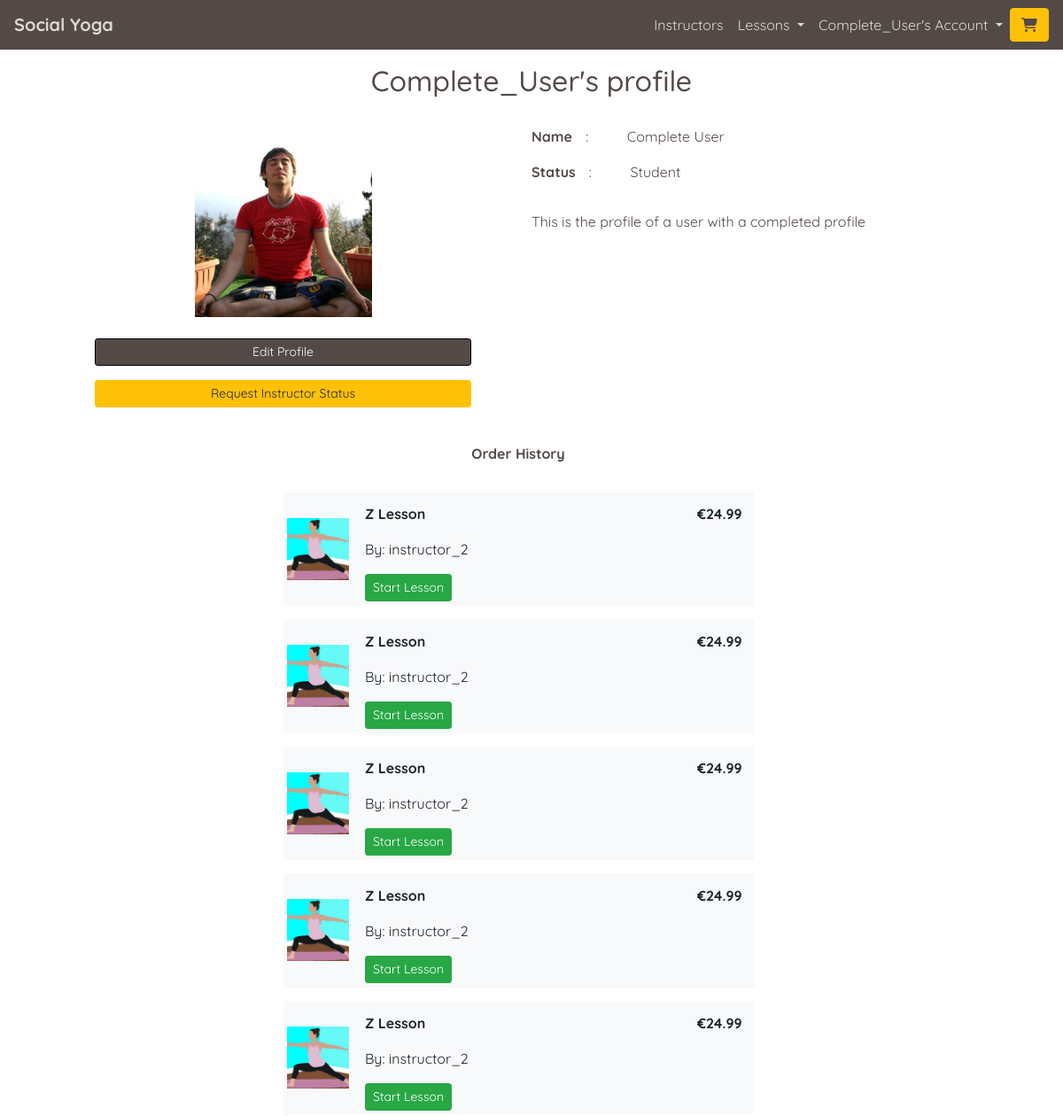
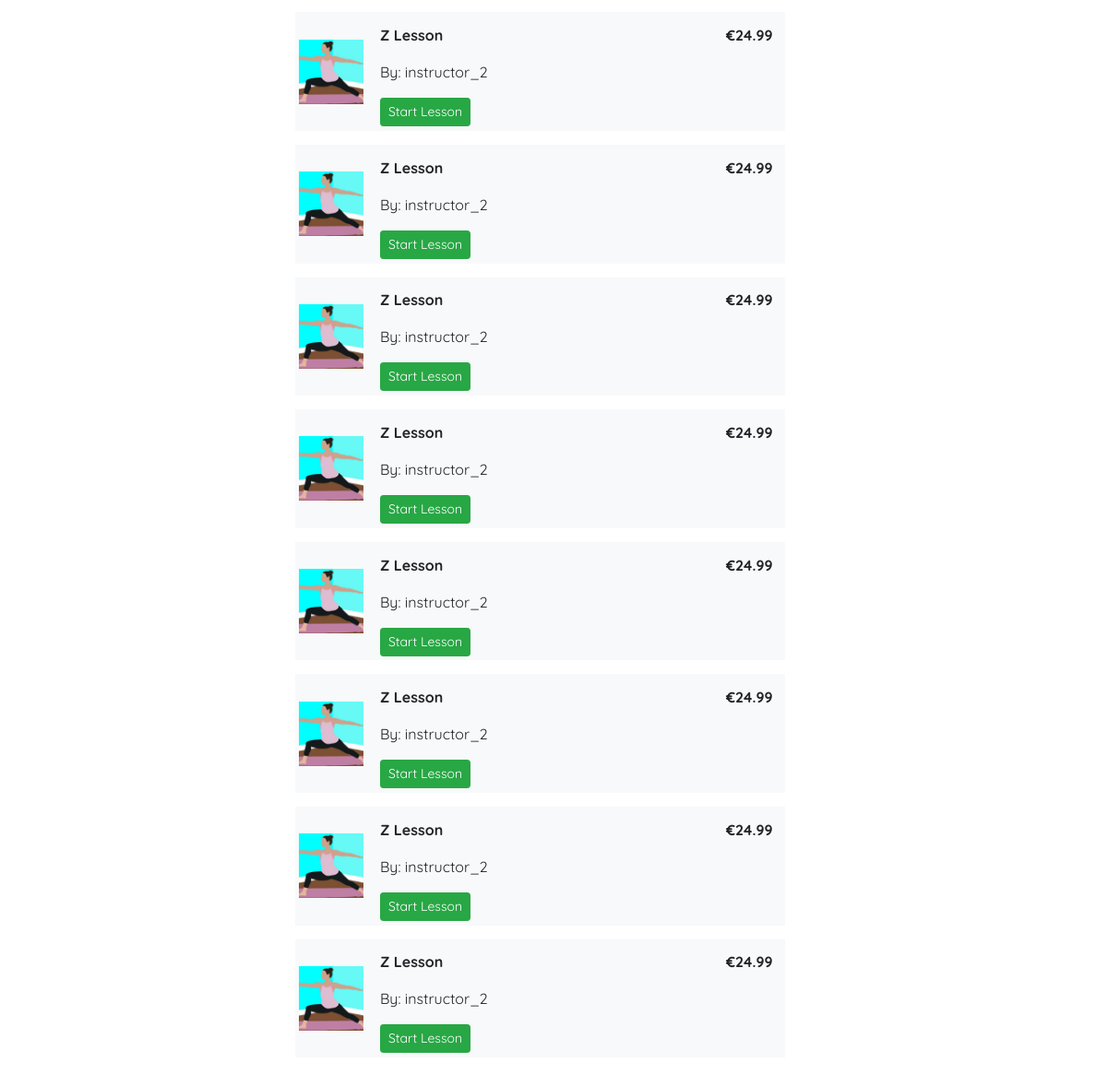
The app's page /profiles/ (signed in) with its own data (2 pictures, top to bottom).
### profiles/models.py (models this page shows, shortened)
class UserProfile(models.Model):
    user = models.OneToOneField(User, on_delete=models.CASCADE)
    first_name = models.CharField(max_length=50, null=False, blank=False)
    last_name = models.CharField(max_length=50, null=False, blank=False)
    is_instructor = models.BooleanField(default=False)
    requested_instructor_status = models.BooleanField(default=False)
    card_description = models.TextField(max_length=256, blank=True, default='')
    profile_description = models.TextField(max_length=650,
                                           blank=True,
                                           default='')
    image = ResizedImageField(size=[600, 600],
                              quality=75,
                              crop=['middle', 'center'],
                              force_format='JPEG',
                              null=True,
                              blank=True,
                              upload_to='profile_images/')
    rating = models.DecimalField(max_digits=5,
                                 decimal_places=0,
                                 null=True,
                                 blank=True)
    lesson_count = models.IntegerField(default=0, editable=False)
    def __str__(self):
        return self.user.username
    def test_profile_is_complete(self):
        if (self.first_name and self.last_name and self.image):
            return True
        else:
            return False

### checkout/models.py (models this page shows, shortened)
class OrderLineItem(models.Model):
    order = models.ForeignKey(Order,
                              null=False,
                              blank=False,
                              on_delete=models.CASCADE,
                              related_name='lineitems')
    lesson = models.ForeignKey(Lesson,
                               null=False,
                               blank=False,
                               on_delete=models.CASCADE)
    profile = models.ForeignKey(UserProfile,
                                null=False,
                                blank=False,
                                on_delete=models.CASCADE)
    sales_percentage = models.PositiveSmallIntegerField(
        default=settings.SITE_SALES_PERCENTAGE,
        editable=False, blank=False)
    lineitem_total = models.DecimalField(max_digits=6,
                                         decimal_places=2,
                                         null=False,
                                         blank=False,
                                         editable=False)

### lessons/models.py (models this page shows, shortened)
class Lesson(models.Model):
    lesson_id = models.CharField(max_length=32,
                                 null=False,
                                 editable=False)
    instructor_profile = models.ForeignKey(UserProfile,
                                           on_delete=models.SET_NULL,
                                           null=True,
                                           blank=True,
                                           related_name='lessons')
    lesson_name = models.CharField(max_length=32,
                                   null=False,
                                   editable=True)
    card_description = models.TextField(max_length=254)
    description = models.TextField(max_length=2048)
    image = ResizedImageField(size=[600, 600],
                              quality=75,
                              crop=['middle', 'center'],
                              force_format='JPEG',
                              upload_to='lesson_images/')
    rating = models.DecimalField(max_digits=5,
                                 decimal_places=0,
                                 null=True, blank=True)
    video_url = models.URLField(max_length=1024,
                                blank=False,
                                null=False)
    time = models.IntegerField(blank=False, null=False)
    is_free = models.BooleanField(default=True)
    price = models.DecimalField(max_digits=6,
                                decimal_places=2,
                                blank=False,
                                null=False,
                                default=0.00)

### profiles/views.py (the view)
# urls.py: path('', views.profile, name='profile'),
@login_required
def profile(request):
    profile = get_object_or_404(UserProfile, user=request.user)
    profile_complete = profile.test_profile_is_complete()
    Users_OrderdLineItems = OrderLineItem.objects.filter(profile=profile)
    template = 'profiles/profile.html'
    context = {
        'profile': profile,
        'profile_complete': profile_complete,
        'Users_OrderdLineItems': Users_OrderdLineItems,
    }
    return render(request, template, context)

### home/contexts.py (called while the page is built)
def purchased_lessons(request):
    profile = get_profile_or_none(request)
    purchased = None
    purchased_lesson_ids = []
    if profile:
        purchased = OrderLineItem.objects.filter(profile=profile)
        if purchased:
            for item in purchased:
                purchased_lesson_ids.append(item.lesson.lesson_id)
    context = {
        'purchased_lessons': purchased,
        'purchased_lesson_ids': purchased_lesson_ids,
    }
    return context

### yoga/utils.py (called while the page is built)
def get_profile_or_none(request):
    try:
        return UserProfile.objects.get(user=request.user)
    except Exception:
        return None

### profiles/templates/profiles/profile.html (shortened to what this page needs)
{% extends "base.html" %}
{% load static %}
{% block page_header %}
    <div class="container header-container">
        <div class="row">
            <div class="col">
               <h1 class="text-center title-text my-3">{{ profile|title }}'s profile</h1>
            </div>
        </div>
    </div>
{% endblock %}
{% block content %}
    <div class="overlay"></div>
    <div class="container-fluid page-contents">
        <div class="row mx-1 mx-lg-4 mt-1 mt-lg-3">
            <div class="col-12 col-md-6">
                <div class="container-fluid p-0 p-md-3">
                    <div class="d-flex justify-content-center">
                        {% if profile.image %}
                            <img src="{{ profile.image.url }}" class="img-fluid profile-image" alt="{{ profile }}'s profile image'">
                        {% else %}
                            <img src="{{ MEDIA_URL }}profile_images/no_profile_image.jpg" class="img-fluid profile-image" alt="{{ profile }}'s profile image'">
                        {% endif %}
                    </div>
                    <div class="profile-buttons mt-4">
                        <p class="text-center">
                            <a href="{% url 'edit_profile' %}" class="index-main-button btn btn-sm btn-md-lg btn-custom-darken rounded-20">
                                Edit Profile
                            </a>
                        </p>
                        {% if profile.is_instructor == False and profile.requested_instructor_status == False %}
                        <p class="text-center">
                            <a href="{% url 'request_instructor_status' 'request'%}" class="index-main-button btn btn-sm btn-md-lg btn-warning rounded-20">
                                Request Instructor Status
                            </a>
                        </p>
                        {% endif %}
                    </div>
                </div>
            </div>
            <div class="col-12 col-md-6">
                <div class="row">
                    <div class="col-12">
                        <div class="row">
                            <div class="col-auto px-0">
                                <p><strong>Name </strong></p>
                            </div>
                            <div class="col col-1">
                                <p>:</p>
                            </div>
                            <div class="col">
                                <p>{{ profile.first_name }} {{ profile.last_name}}</p>
                            </div>
                        </div>
                        <div class="row">
                            <div class="col-auto px-0">
                                <p><strong>Status</strong></p>
                            </div>
                            <div class="col-1 ">
                                <p>:</p>
                            </div>
                            <div class="col">
                                    {% if profile.is_instructor == False and profile.requested_instructor_status == False %}
                                        <p>Student</p>
                                {% endif %}
                            </div>
                        </div>
                    </div>
                    <div class="row">
                        <div class="col">
                            <p class="text-left alt-font">{{ profile.profile_description|linebreaks }}</p>
                        </div>
                    </div>
                </div>
            </div>
            <div class="row w-100">
                <div class="col-12 col-lg-6 mt-2 mx-auto">
                    <p class="text-center"><strong>Order History</strong></p>
                    {% if Users_OrderdLineItems %}
                    <div class="table-responsive">
                        <table class="table table-sm table-borderless basket-item-table">
                            {% for item in Users_OrderdLineItems %}
                                <tr class="bg-light my-5" id="row_for_{{ item.lesson.lesson_id }}">
                                    <td class="w-image align-middle">
                                        <img src="{{ item.lesson.image.url }}" class="img-fluid" alt="{{ item.lesson.lesson_name }}'s image'">
                                    </td>
                                    <td class="w-name">
                                        <div class="mx-2 mt-2">
                                            <p><strong>{{ item.lesson.lesson_name }}</strong></p>
                                            <p>By: {{item.lesson.instructor_profile }}</p>
                                            <a class="btn btn-sm btn-success" href="{% url 'studio' item.lesson.lesson_id %}" id="start_lesson_button_id_{{ lesson.lesson_id }}" role="button">Start Lesson</a>
                                        </div>
                                    </td>
                                    <td class="w-price">
                                        <p class="text-right mx-2 mt-2"><strong>€{{ item.lineitem_total }}</strong></p>
                                    </td>
                                </tr>
                        {% endfor %}
                        </table>
                    </div>
                    {% else %}
                        <p class="text-center" >You have no purchased lessons yet.</p>
                    {% endif %}
                </div>
            </div>
        </div>
    </div>
{% endblock %}

### templates/base.html (shortened to what this page needs)
{% load static %}
<!doctype html>
<html lang="en">
  <head>
    {% block corecss %}
      <link rel="stylesheet" href="https://cdn.jsdelivr.net/npm/bootstrap@4.5.3/dist/css/bootstrap.min.css">
      <link rel="stylesheet" href="{% static 'css/base.css' %}" >
    {% endblock %}
</head>
<body>
    <header class="container-fluid fixed-top-desktop-only p-0">
        <nav class="navbar navbar-expand-lg navbar-custom">
            <a class="navbar-brand" href="{% url 'home' %}"><strong>Social Yoga</strong></a>
            {% if user.is_authenticated %}
            <div class="order-0 order-lg-1 ml-auto">
                <a class="btn btn-warning" href="{% url 'view_basket' %}" id="navbar-basket" role="button">
                    <span class="icon">
                        <i class="fas {% if product_count > 0 %}fa-cart-plus{% else %}fa-shopping-cart{% endif %} colour-primary" id="nav-cart-icon"></i>
                    </span>
                </a>
            </div>
            {% endif %}
            <div class="collapse navbar-collapse" id="navbarNav">
                <ul class="navbar-nav ml-auto mb-2 mb-lg-0">
                    <li class="nav-item">
                        <a class="nav-link active" aria-current="page" href="{% url 'instructors' %}">Instructors</a>
                    </li>
                    {% if user.is_authenticated %}
                    <li class="nav-item">
                        <div class="nav-link dropdown">
                            <a class="dropdown-toggle nav-link-format" href="#" role="button" id="lessonsDropdownMenuLink" data-toggle="dropdown" aria-haspopup="true" aria-expanded="false">
                                Lessons
                            </a>
                        </div>
                    </li>
                    {% endif %}
                    <li class="nav-item">
                        <div class="nav-link dropdown">
                            <a class="dropdown-toggle nav-link-format" href="#" role="button" id="accountDropdownMenuLink" data-toggle="dropdown" aria-haspopup="true" aria-expanded="false">
                                {% if user.is_authenticated %}{{ user|title }}'s{% else %}My{% endif %} Account
                            </a>
                        </div>
                    </li>
                </ul>
            </div>
        </nav>
    </header>
        {% block page_header %}
        {% endblock %}
        {% block content %}
        {% endblock %}
</body>
</html>

### static/css/base.css (style rules this page uses)
html { height: 100%; }
body { background: url('/static/images/backgrounds/background-image.jpg') no-repeat center center fixed; background-size: cover; background-position: 75% 40px; height: calc(100vh - 63px); color: #534a47; font-family: 'Quicksand'; font-size: 16px; }
.title-text { font-size: 1.5rem; }
.overlay { height: 100%; width: 100%; top: 0; left: 0; position: fixed; background: white; z-index: -1; }
.header-container { margin-top: 0px; }
.alt-font { font-family: 'Lato'; }
.btn-custom-darken { background: #534a47; color: #fff !important; border: 1px solid black; }
.navbar-custom { background-color: #534a47; }
.navbar-custom a { color: #e0d8d0; }
.colour-primary { color: #534a47 !important; }
.nav-link-format { text-decoration: none; }
.profile-buttons a { width: 100%; max-width: 425px; text-align: center; }
.profile-image { max-width: 120px; border-radius: 50%; }
.basket-item-table { border-collapse: separate; border-spacing: 0 15px; }
.w-image { width: 15%; }
.w-name { width: 65%; }
.w-price { width: 20%; }
@media (min-width: 768px) { .title-text, .index-main-text { font-size: 2rem; } }
@media (min-width: 768px) { .profile-image { width: 100%; max-width: 200px; border-radius: 0%; overflow: hidden; } }
@media (min-width: 1200px) { body { background-position: 0 35px; } }
@media (min-width: 1200px) { .header-container { margin-top: 56px; } }
@media (min-width: 1200px) { .fixed-top-desktop-only { position: fixed; top: 0; right: 0; left: 0; z-index: 1049; } }

### records on screen
UserProfile: user.username "Complete_User", image (picture), first_name "Complete", last_name "User", profile_description "This is the profile of a user with a completed profile"
OrderLineItem: lesson.image (picture), lesson.lesson_name "Z Lesson", lesson.instructor_profile "instructor_2", lineitem_total "24.99"
OrderLineItem: lesson.image (picture), lesson.lesson_name "Z Lesson", lesson.instructor_profile "instructor_2", lineitem_total "24.99"
OrderLineItem: lesson.image (picture), lesson.lesson_name "Z Lesson", lesson.instructor_profile "instructor_2", lineitem_total "24.99"
OrderLineItem: lesson.image (picture), lesson.lesson_name "Z Lesson", lesson.instructor_profile "instructor_2", lineitem_total "24.99"
OrderLineItem: lesson.image (picture), lesson.lesson_name "Z Lesson", lesson.instructor_profile "instructor_2", lineitem_total "24.99"
OrderLineItem: lesson.image (picture), lesson.lesson_name "Z Lesson", lesson.instructor_profile "instructor_2", lineitem_total "24.99"
OrderLineItem: lesson.image (picture), lesson.lesson_name "Z Lesson", lesson.instructor_profile "instructor_2", lineitem_total "24.99"
OrderLineItem: lesson.image (picture), lesson.lesson_name "Z Lesson", lesson.instructor_profile "instructor_2", lineitem_total "24.99"
OrderLineItem: lesson.image (picture), lesson.lesson_name "Z Lesson", lesson.instructor_profile "instructor_2", lineitem_total "24.99"
OrderLineItem: lesson.image (picture), lesson.lesson_name "Z Lesson", lesson.instructor_profile "instructor_2", lineitem_total "24.99"
OrderLineItem: lesson.image (picture), lesson.lesson_name "Z Lesson", lesson.instructor_profile "instructor_2", lineitem_total "24.99"
OrderLineItem: lesson.image (picture), lesson.lesson_name "Z Lesson", lesson.instructor_profile "instructor_2", lineitem_total "24.99"
OrderLineItem: lesson.image (picture), lesson.lesson_name "Z Lesson", lesson.instructor_profile "instructor_2", lineitem_total "24.99"

### other values on screen
{{ user|title }} "Complete_User"
